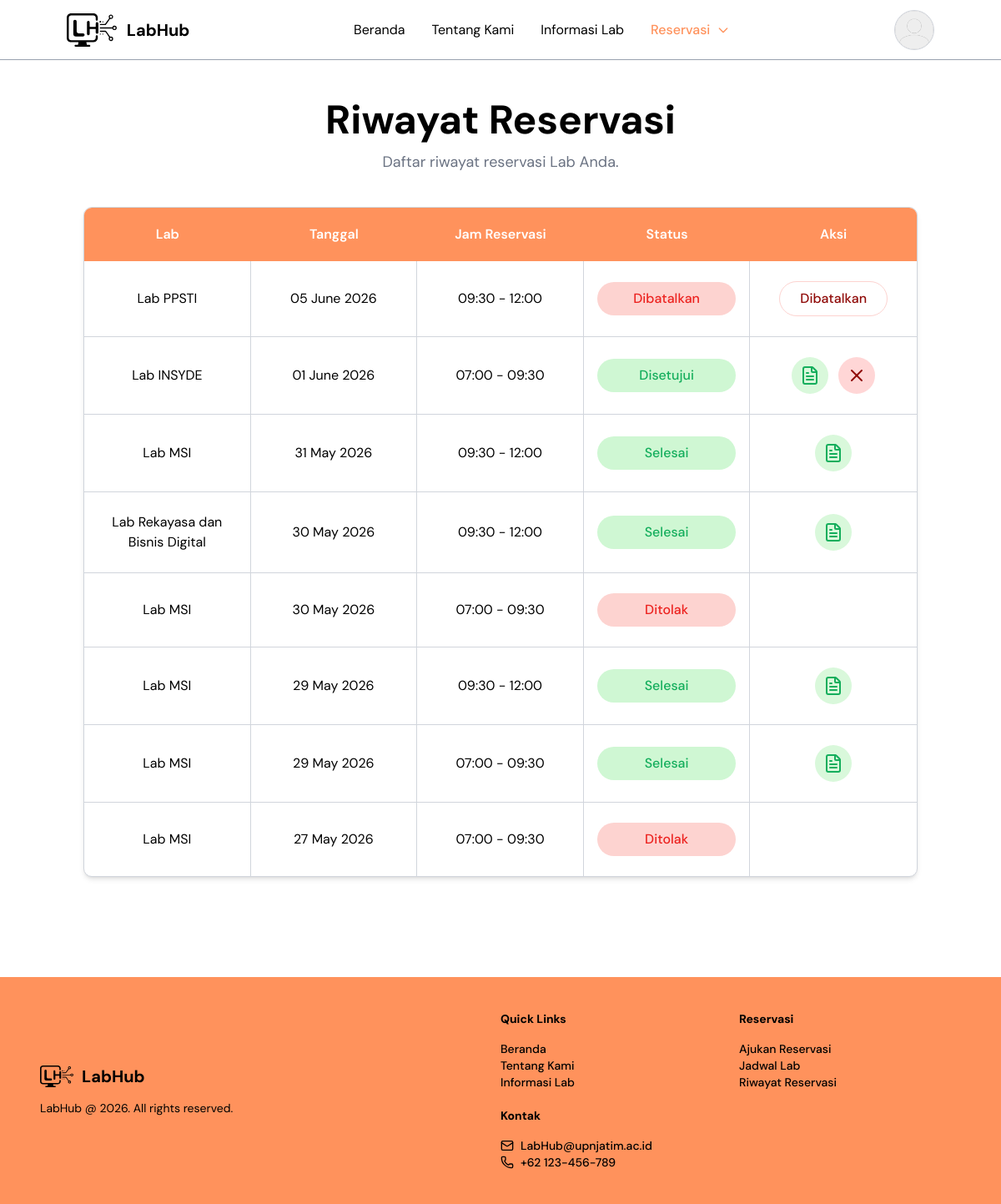
The app's page /index.php?page=riwayat_reservasi (signed in), older data.
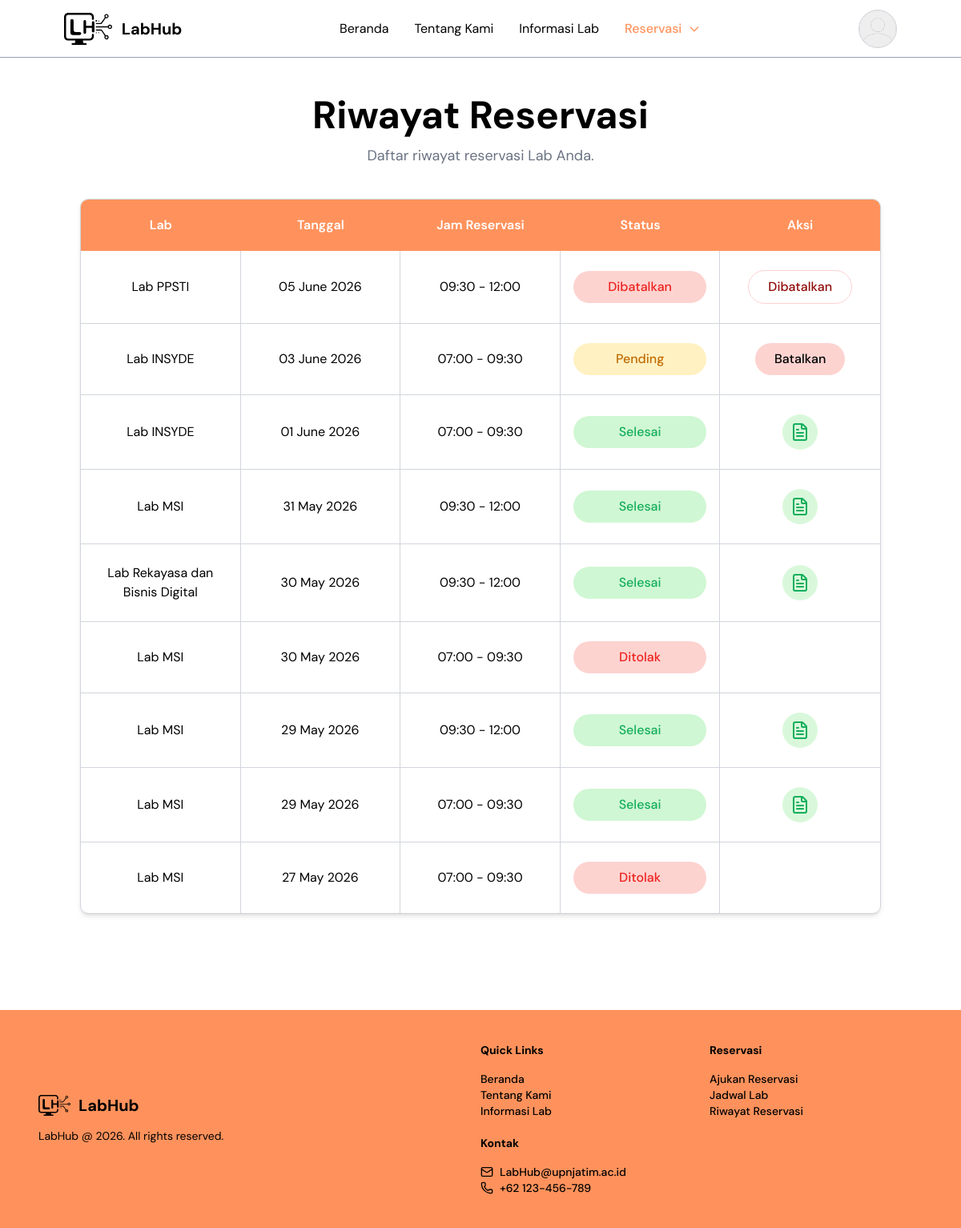
The same page, newer data.
### tables this page shows
CREATE TABLE `reservasi` (
  `id` int NOT NULL,
  `user_id` int NOT NULL,
  `jadwal_id` int NOT NULL,
  `kode_reservasi` varchar(100) DEFAULT NULL,
  `dosen_penanggung_jawab` varchar(100) NOT NULL,
  `kontak` varchar(30) NOT NULL,
  `keperluan` text NOT NULL,
  `berkas` varchar(255) DEFAULT NULL,
  `status` enum('Pending','Disetujui','Ditolak','Dibatalkan','Belum Ambil Kunci','Sedang Berlangsung','Selesai','Tidak Hadir') DEFAULT 'Pending',
  `created_at` timestamp NULL DEFAULT CURRENT_TIMESTAMP,
  `alasan_pembatalan` text,
  `email_h1_dikirim` datetime DEFAULT NULL
);

CREATE TABLE `labs` (
  `id` int NOT NULL,
  `nama_lab` varchar(100) NOT NULL,
  `kode_lab` varchar(10) NOT NULL,
  `kategori` varchar(100) DEFAULT NULL,
  `lokasi` varchar(100) DEFAULT NULL,
  `luas` int DEFAULT NULL,
  `kapasitas` int DEFAULT '0',
  `fasilitas` text,
  `deskripsi` text,
  `gambar` varchar(255) DEFAULT NULL,
  `jam_buka` time NOT NULL,
  `jam_tutup` time NOT NULL,
  `status` enum('Tersedia','Perbaikan','Non-aktif') DEFAULT 'Tersedia',
  `created_at` timestamp NULL DEFAULT CURRENT_TIMESTAMP,
  `slug` varchar(255) DEFAULT NULL
);

CREATE TABLE `jadwal` (
  `id` int NOT NULL,
  `lab_id` int NOT NULL,
  `tanggal` date NOT NULL,
  `sesi` varchar(50) NOT NULL,
  `jam_mulai` time NOT NULL,
  `jam_selesai` time NOT NULL,
  `created_at` timestamp NULL DEFAULT CURRENT_TIMESTAMP
);

### pages/riwayat_reservasi.php (the view, shortened to what the changed rows need)
<?php
include __DIR__ .
    '/../config/config.php';
$limit = 10;
$pageNumber =
    isset($_GET['p'])
    ? (int) $_GET['p']
    : 1;
$offset =
    ($pageNumber - 1) * $limit;
$user_id =
    $_SESSION['user_id'];
$stmt =
    mysqli_prepare(
        $conn,
        "SELECT
            reservasi.id,
            reservasi.status,
            reservasi.kode_reservasi,
            labs.nama_lab,
            jadwal.tanggal,
            jadwal.jam_mulai,
            jadwal.jam_selesai
        FROM reservasi
        JOIN jadwal
        ON reservasi.jadwal_id = jadwal.id
        JOIN labs
        ON jadwal.lab_id = labs.id
        WHERE reservasi.user_id = ?
        ORDER BY jadwal.tanggal DESC
        LIMIT ? OFFSET ?"
    );
mysqli_stmt_bind_param(
    $stmt,
    "iii",
    $user_id,
    $limit,
    $offset
);
mysqli_stmt_execute(
    $stmt
);
$result =
    mysqli_stmt_get_result(
        $stmt
    );
?>
<section class="mt-30 px-4 sm:px-6 lg:px-25 min-h-screen">
    <div class="flex flex-col gap-10">
        <div class="
            flex
            flex-col
            items-center
            text-center
            gap-3
        ">
            <h1 data-aos="fade-up" class="
                text-3xl
                sm:text-4xl
                md:text-5xl
                xl:text-6xl
                font-bold
            ">
                Riwayat Reservasi
            </h1>
        </div>
        <div data-aos="fade-up" data-aos-delay="200" class="
            border
        border-gray-300
            rounded-[10px]
            overflow-hidden
            bg-white
            md:shadow-md
            w-full
        ">
            <div class="hidden md:block">
                <div class="divide-y divide-gray-300">
                    <?php if (
                        mysqli_num_rows($result)
                        > 0
                    ): ?>
                        <?php while (
                            $item =
                            mysqli_fetch_assoc(
                                $result
                            )
                        ): ?>
                            <?php
                            $statusClass =
                                'bg-[#FDD3D0] text-[#EC221F]';
                            if (
                                $item['status']
                                == 'Pending' || $item['status'] == 'Sedang Berlangsung' || $item['status'] == "Belum Ambil Kunci"
                            ) {
                                $statusClass =
                                    'bg-[#FFF1C2] text-[#BF6A02]';
                            } elseif (
                                $item['status']
                                == 'Disetujui' || $item['status'] == 'Selesai' || $item['status'] == 'Tidak Hadir'
                            ) {
                                $statusClass =
                                    'bg-[#CFF7D3] text-[#14AE5C]';
                            }
                            ?>
                            <div class="
                                grid
                                grid-cols-5
                                items-stretch
                            ">
                                <div class="
                                    py-6
                                    px-4
                                    border-r
                                    border-gray-300
                                    flex
                                    items-center
                                    justify-center
                                    text-center
                                ">
                                    <?= htmlspecialchars(
                                        $item['nama_lab']
                                    ) ?>
                                </div>
                                <div class="
                                    py-6
                                    px-4
                                    border-r
                                    border-gray-300
                                    flex
                                    items-center
                                    justify-center
                                    text-center
                                ">
                                    <?= date(
                                        'd F Y',
                                        strtotime(
                                            $item['tanggal']
                                        )
                                    ) ?>
                                </div>
                                <div class="
                                    py-6
                                    px-4
                                    border-r
                                    border-gray-300
                                    flex
                                    items-center
                                    justify-center
                                    text-center
                                    whitespace-nowrap
                                ">
                                    <?= substr(
                                        $item['jam_mulai'],
                                        0,
                                        5
                                    ) ?>
                                    -
                                    <?= substr(
                                        $item['jam_selesai'],
                                        0,
                                        5
                                    ) ?>
                                </div>
                                <div class="
                                    py-6
                                    px-4
                                    border-r
                                    border-gray-300
                                    flex
                                    justify-center
                                    items-center
                                ">
                                    <div class="
                                        flex
                                        justify-center
                                        items-center
                                        w-full
                                    ">
                                        <span class="
                                                    px-2
                                                    xl:px-4
                                                    py-2
                                                    rounded-full
                                                    font-medium
                                                    text-center
                                                    w-full
                                                    <?= $statusClass ?>
                                                ">
                                            <?php if ($item['status'] == 'Dibatalkan' || $item['status'] == 'Ditolak'): ?>
                                                <?= $item['status'] ?>
                                            <?php elseif ($item['status'] == 'Disetujui'): ?>
                                                <?= $item['status'] ?>
                                            <?php elseif ($item['status'] == 'Selesai' || $item['status'] == 'Tidak Hadir'): ?>
                                                Selesai
                                            <?php elseif ($item['status'] == 'Belum Ambil Kunci' || $item['status'] == 'Sedang Berlangsung'): ?>
                                                Berlangsung
                                            <?php else: ?>             <?= $item['status'] ?>
                                            <?php endif; ?>
                                        </span>
                                    </div>
                                </div>
                                <div class="
                                    py-6
                                    px-4
                                    flex
                                    justify-center
                                    items-center
                                ">
                                    <div class="
                                        flex
                                        justify-center
                                        items-center
                                        gap-3
                                    ">
                                        <?php if (
                                            $item['status']
                                            == 'Pending'
                                        ): ?>
                                            <button onclick="openDeleteModal(<?= $item['id'] ?>)" class="
                                                px-6
                                                py-2
                                                rounded-full
                                                bg-[#FDD3D0]
                                                font-medium
                                                hover:opacity-80
                                                cursor-pointer
                                            ">
                                                Batalkan
                                            </button>
                                        <?php elseif (
                                            $item['status']
                                            == 'Disetujui'
                                        ): ?>
                                            <button data-code="<?= $item['kode_reservasi'] ?>" data-date="<?= date(
                                                  'd F Y',
                                                  strtotime($item['tanggal'])
                                              ) ?>" data-time="<?= substr(
                                                   $item['jam_mulai'],
                                                   0,
                                                   5
                                               ) ?>
-
    <?= substr(
                        $item['jam_selesai'],
                        0,
                        5
                    ) ?>" onclick="
        openCodeModal(this)
    " class="
                                                w-11
                                                h-11
                                                rounded-full
                                                bg-[#D9F8DB]
                                                flex
                                                items-center
                                                justify-center
                                                hover:opacity-80
                                                cursor-pointer
                                            ">
                                                <i data-lucide="file-text" class="text-[#14AE5C]"></i>
                                            </button>
                                            <button onclick="
                                                                openCancelModal(
                                                                    <?= $item['id'] ?>
                                                                )
                                                            " class="
                                                w-11
                                                h-11
                                                rounded-full
                                                bg-[#FFD6D6]
                                                flex
                                                items-center
                                                justify-center
                                                hover:opacity-80
                                                cursor-pointer
                                            ">
                                                <i data-lucide="x" class="text-[#900B09]"></i>
                                            </button>
                                        <?php elseif (
                                            $item['status']
                                            == 'Dibatalkan'
                                        ): ?>
                                            <span class="
                                                px-6
                                                py-2
                                                rounded-full
                                                border
                                                border-[#FDD3D0]
                                                text-[#900B09]
                                                font-medium
                                            ">
                                                Dibatalkan
                                            </span>
                                        <?php elseif (
                                            $item['status'] == 'Sedang Berlangsung' || $item['status'] == 'Selesai'
                                            || $item['status'] == 'Belum Ambil Kunci' || $item['status'] == 'Tidak Hadir'
                                        ): ?>
                                            <button data-code="<?= $item['kode_reservasi'] ?>" data-date="<?= date(
                                                  'd F Y',
                                                  strtotime($item['tanggal'])
                                              ) ?>" data-time="<?= substr(
                                                   $item['jam_mulai'],
                                                   0,
                                                   5
                                               ) ?>
-
    <?= substr(
                        $item['jam_selesai'],
                        0,
                        5
                    ) ?>" onclick="
        openCodeModal(this)
    " class="
                                                w-11
                                                h-11
                                                rounded-full
                                                bg-[#D9F8DB]
                                                flex
                                                items-center
                                                justify-center
                                                hover:opacity-80
                                                cursor-pointer
                                            ">
                                                <i data-lucide="file-text" class="text-[#14AE5C]"></i>
                                            </button>
                                        <?php else: ?>
                                        <?php endif; ?>
                                    </div>
                                </div>
                            </div>
                        <?php endwhile; ?>
                    <?php endif; ?>
                </div>
            </div>
        </div>
    </div>
</section>

Row changes from the older to the newer data that the page shows:
added reservasi: labs.nama_lab "Lab INSYDE", jadwal.tanggal "03 June 2026", jadwal.jam_mulai "07:00", jadwal.jam_selesai "09:30", status "Pending"
changed reservasi "01 June 2026": status "Disetujui" → (not shown); now shows "Selesai"
